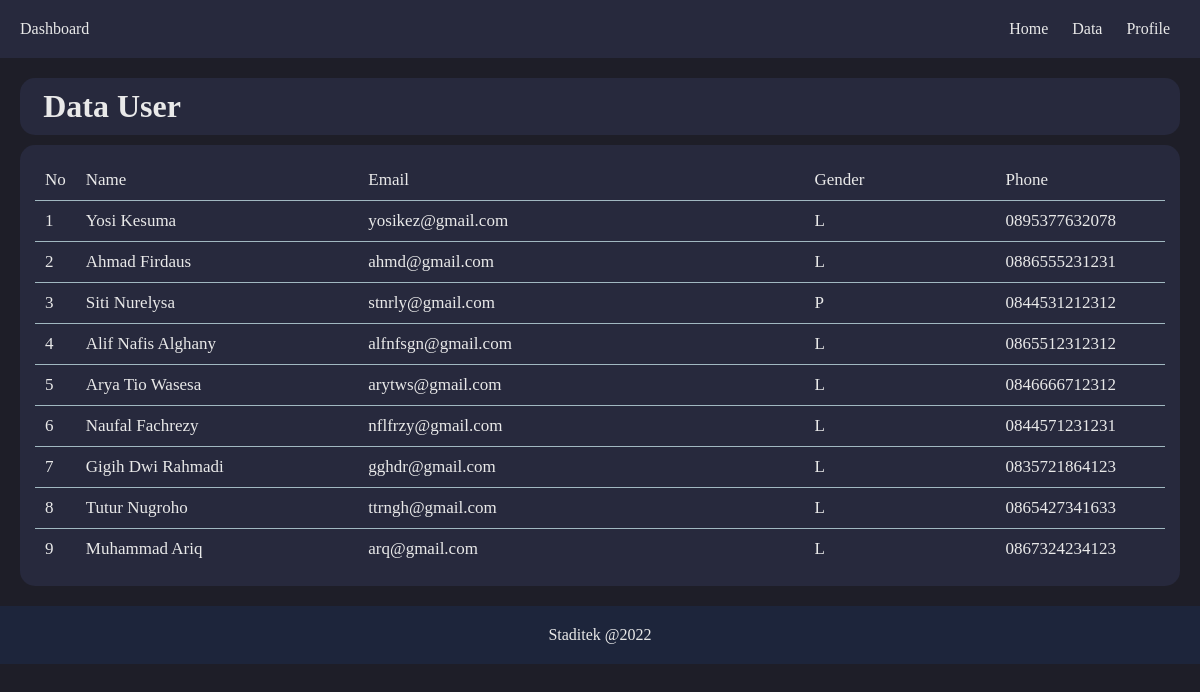
The page /mini-framework/public/index.php on the database its author committed.
### tables this page shows
CREATE TABLE `account` (
  `id` int(11) NOT NULL,
  `name` varchar(100) NOT NULL,
  `email` varchar(100) NOT NULL,
  `gender` enum('L','P') NOT NULL,
  `phone` varchar(13) NOT NULL,
  `created_at` timestamp NOT NULL DEFAULT current_timestamp() ON UPDATE current_timestamp(),
  `updated_at` timestamp NULL DEFAULT NULL
);

### mini-framework/App/Core/View.php (called while the page is built, shortened)
<?php
class View{
    public static function render($view, $data = "")
    {
        require_once __DIR__.'/../View/template/header.php';
        require_once __DIR__.'/../View/template/navbar.php';
        require_once __DIR__."/../View/{$view}.php";
        require_once __DIR__.'/../View/template/footer.php';
    }
}

### mini-framework/App/Controller/HomeController.php (called while the page is built, shortened)
<?php
class HomeController
{
    public static $model;
    public function __construct()
    {
        self::$model = new Model;
    }
    public function index(){
        $data = self::$model->getAll();
        View::render('View', $data);
    }
}

### mini-framework/public/index.php (called while the page is built, shortened)
<?php
Router::run();

### mini-framework/App/Model/Model.php (called while the page is built, shortened)
<?php
class Model extends Database
{
    public function getAll(){
        $statement = self::$conn->prepare("SELECT * FROM account");
        $statement->execute();
        return $statement->fetchAll(\PDO::FETCH_OBJ);
    }
}

### mini-framework/App/View/View.php (the view)
<div class="container main">
    <h1>Data User</h1>
    <div class="tabel-wrap">
        <table>
            <tr>
                <td>No</td>
                <td>Name</td>
                <td>Email</td>
                <td>Gender</td>
                <td>Phone</td>
            </tr>
            <?php
            $no = 1;
            foreach ($data as $dt) : ?>
                <tr>
                    <td><?= $no++ ?></td>
                    <td><?= $dt->name ?></td>
                    <td><?= $dt->email ?></td>
                    <td><?= $dt->gender ?></td>
                    <td><?= $dt->phone ?></td>
                </tr>
            <?php endforeach; ?>
        </table>
    </div>
</div>

### mini-framework/App/Core/Router.php (shortened to what this page needs)
<?php
class Router
{
    public static $routes = [];
    public static function addRoute($method, $path, $controller, $function, $middleware = [])
    {
        self::$routes[] = [
            'method'=> $method,
            'path'=> $path,
            'controller'=> $controller,
            'function'=> $function,
            'middleware'=> $middleware
        ];
    }
    public static function run()
    {
        $path = isset($_SERVER['PATH_INFO']) ? $_SERVER['PATH_INFO'] : '/';
        $method = $_SERVER['REQUEST_METHOD'];
        foreach(self::$routes as $route){
            $pattern  = "@^" . preg_replace('/\\\:[a-zA-Z0-9\_\-]+/','([a-zA-Z0-9\-\_]+)', preg_quote($route['path'])).'$@D';
            if(preg_match_all($pattern, $path, $variables) && $method == $route['method']){
                $function = $route['function'];
                $controller = new $route['controller'];
                if(is_object($controller) && method_exists($controller, $function)){
                    $parameters = [];
                    unset($variables[0]);
                    call_user_func_array([$controller, $function], $parameters);
                }
                else {
                    http_response_code(404);
                    echo '<h1>Not Found!</h1>';
                }
            }
        }
    }
}

### mini-framework/App/View/template/header.php (shortened to what this page needs)
<!DOCTYPE html>
<html lang="en">
<head>
    <link rel="stylesheet" href="../assets/css/style.css">
</head>
<body>

### mini-framework/App/View/template/navbar.php (shortened to what this page needs)
<nav id="nav">
    <div class="navbar">
        <div class="nav-brand">
            <a href="">Dashboard</a>
        </div>
        <div class="nav-items">
            <a href="profile">Home</a>
            <a href="profile">Data</a>
            <a href="profile">Profile</a>
        </div>
    </div>
</nav>

### mini-framework/App/View/template/footer.php
<footer class="footer">
    <div class="container" style="color: #e9e9e9;">
        <span>Staditek @<?= date('Y');?></span>
    </div>
</footer>
</body>
</html>

### mini-framework/assets/css/style.css (style rules this page uses)
* { margin: 0; padding: 0; }
body { background-color: #1E1E28; height: 100vh; }
.container { padding: 20px; }
.navbar { background-color: #27293D; padding: 20px; display: flex; justify-content: space-between; }
.navbar .nav-items a, .navbar .nav-brand a { text-decoration: none; color: #e9e9e9; }
.navbar .nav-items a { padding-left: 10px; padding-right: 10px; }
h1 { border: 0; background-color: #27293D; margin-bottom: 10px; padding: 10px; padding-left: 2%; border-radius: 15px; color: #e9e9e9; }
.tabel-wrap { padding: 15px; border-radius: 15px; background-color: #27293D; }
table tr:last-child { border-bottom: none; }
table { border-collapse: collapse; width: 100%; text-align: start; padding: 10px; text-align: center; margin-bottom: 2px; }
tr { border-bottom: 1px solid #A1B8C1; text-align: justify; color: #1D253B; }
tr, td { font-size: 17px; padding: 10px; color: #e9e9e9; }
table tr td:first-child { width: 3%; }
table tr td:nth-child(2) { width: 25%; }
table tr td:last-child { width: 15%; }
.footer { text-align: center; background-color: #1D253B; }
.footer span { color: #e9e9e9; }

### rows shown on the page
account: name "Yosi Kesuma", email "yosikez@gmail.com", gender "L", phone "0895377632078"
account: name "Ahmad Firdaus", email "ahmd@gmail.com", gender "L", phone "0886555231231"
account: name "Siti Nurelysa", email "stnrly@gmail.com", gender "P", phone "0844531212312"
account: name "Alif Nafis Alghany", email "alfnfsgn@gmail.com", gender "L", phone "0865512312312"
account: name "Arya Tio Wasesa", email "arytws@gmail.com", gender "L", phone "0846666712312"
account: name "Naufal Fachrezy", email "nflfrzy@gmail.com", gender "L", phone "0844571231231"
account: name "Gigih Dwi Rahmadi", email "gghdr@gmail.com", gender "L", phone "0835721864123"
account: name "Tutur Nugroho", email "ttrngh@gmail.com", gender "L", phone "0865427341633"
account: name "Muhammad Ariq", email "arq@gmail.com", gender "L", phone "0867324234123"
